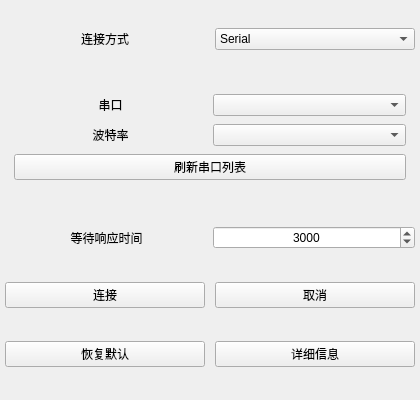
<?xml version="1.0" encoding="UTF-8"?>
<ui version="4.0">
 <class>ConnectDialog</class>
 <widget class="QWidget" name="ConnectDialog">
  <property name="geometry">
   <rect>
    <x>0</x>
    <y>0</y>
    <width>420</width>
    <height>400</height>
   </rect>
  </property>
  <property name="sizePolicy">
   <sizepolicy hsizetype="Preferred" vsizetype="Preferred">
    <horstretch>0</horstretch>
    <verstretch>0</verstretch>
   </sizepolicy>
  </property>
  <property name="windowTitle">
   <string>串口设置</string>
  </property>
  <property name="windowIcon">
   <iconset resource="../icon.qrc">
    <normaloff>:/icon/res/icon/connect.png</normaloff>:/icon/res/icon/connect.png</iconset>
  </property>
  <layout class="QVBoxLayout" name="verticalLayout">
   <property name="spacing">
    <number>10</number>
   </property>
   <property name="leftMargin">
    <number>5</number>
   </property>
   <property name="topMargin">
    <number>5</number>
   </property>
   <property name="rightMargin">
    <number>5</number>
   </property>
   <property name="bottomMargin">
    <number>5</number>
   </property>
   <item>
    <layout class="QHBoxLayout" name="horizontalLayout_6">
     <item>
      <widget class="QLabel" name="commPortLabel">
       <property name="sizePolicy">
        <sizepolicy hsizetype="Minimum" vsizetype="Minimum">
         <horstretch>0</horstretch>
         <verstretch>0</verstretch>
        </sizepolicy>
       </property>
       <property name="text">
        <string>连接方式</string>
       </property>
       <property name="alignment">
        <set>Qt::AlignCenter</set>
       </property>
      </widget>
     </item>
     <item>
      <widget class="QComboBox" name="commPortComboBox">
       <property name="sizePolicy">
        <sizepolicy hsizetype="Minimum" vsizetype="Maximum">
         <horstretch>0</horstretch>
         <verstretch>0</verstretch>
        </sizepolicy>
       </property>
       <item>
        <property name="text">
         <string>Serial</string>
        </property>
       </item>
       <item>
        <property name="text">
         <string>TCP Client</string>
        </property>
       </item>
      </widget>
     </item>
    </layout>
   </item>
   <item>
    <widget class="QStackedWidget" name="stackedWidget">
     <property name="sizePolicy">
      <sizepolicy hsizetype="Minimum" vsizetype="Maximum">
       <horstretch>0</horstretch>
       <verstretch>0</verstretch>
      </sizepolicy>
     </property>
     <property name="minimumSize">
      <size>
       <width>0</width>
       <height>110</height>
      </size>
     </property>
     <property name="maximumSize">
      <size>
       <width>16777215</width>
       <height>16777215</height>
      </size>
     </property>
     <property name="currentIndex">
      <number>0</number>
     </property>
     <widget class="QWidget" name="serialPage">
      <layout class="QVBoxLayout" name="verticalLayout_2">
       <item>
        <layout class="QHBoxLayout" name="horizontalLayout">
         <item>
          <widget class="QLabel" name="portLabel">
           <property name="sizePolicy">
            <sizepolicy hsizetype="Minimum" vsizetype="Minimum">
             <horstretch>0</horstretch>
             <verstretch>0</verstretch>
            </sizepolicy>
           </property>
           <property name="text">
            <string>串口</string>
           </property>
           <property name="alignment">
            <set>Qt::AlignCenter</set>
           </property>
          </widget>
         </item>
         <item>
          <widget class="QComboBox" name="portComboBox">
           <property name="sizePolicy">
            <sizepolicy hsizetype="Minimum" vsizetype="Maximum">
             <horstretch>0</horstretch>
             <verstretch>0</verstretch>
            </sizepolicy>
           </property>
          </widget>
         </item>
        </layout>
       </item>
       <item>
        <layout class="QHBoxLayout" name="horizontalLayout_2">
         <item>
          <widget class="QLabel" name="baudLabel">
           <property name="sizePolicy">
            <sizepolicy hsizetype="Minimum" vsizetype="Minimum">
             <horstretch>0</horstretch>
             <verstretch>0</verstretch>
            </sizepolicy>
           </property>
           <property name="text">
            <string>波特率</string>
           </property>
           <property name="alignment">
            <set>Qt::AlignCenter</set>
           </property>
          </widget>
         </item>
         <item>
          <widget class="QComboBox" name="baudComboBox">
           <property name="sizePolicy">
            <sizepolicy hsizetype="Minimum" vsizetype="Maximum">
             <horstretch>0</horstretch>
             <verstretch>0</verstretch>
            </sizepolicy>
           </property>
          </widget>
         </item>
        </layout>
       </item>
       <item>
        <widget class="QPushButton" name="detectButton">
         <property name="sizePolicy">
          <sizepolicy hsizetype="Minimum" vsizetype="Maximum">
           <horstretch>0</horstretch>
           <verstretch>0</verstretch>
          </sizepolicy>
         </property>
         <property name="layoutDirection">
          <enum>Qt::LeftToRight</enum>
         </property>
         <property name="text">
          <string>刷新串口列表</string>
         </property>
         <property name="icon">
          <iconset resource="../icon.qrc">
           <normaloff>:/icon/res/icon/load.png</normaloff>:/icon/res/icon/load.png</iconset>
         </property>
        </widget>
       </item>
      </layout>
     </widget>
     <widget class="QWidget" name="tcpPage">
      <layout class="QGridLayout" name="gridLayout_2">
       <item row="0" column="0">
        <layout class="QVBoxLayout" name="verticalLayout_3">
         <item>
          <layout class="QHBoxLayout" name="horizontalLayout_7">
           <item>
            <widget class="QLabel" name="IPLabel">
             <property name="sizePolicy">
              <sizepolicy hsizetype="Minimum" vsizetype="Maximum">
               <horstretch>0</horstretch>
               <verstretch>0</verstretch>
              </sizepolicy>
             </property>
             <property name="text">
              <string>IP</string>
             </property>
             <property name="alignment">
              <set>Qt::AlignCenter</set>
             </property>
            </widget>
           </item>
           <item>
            <widget class="QLineEdit" name="IPLineEdit">
             <property name="sizePolicy">
              <sizepolicy hsizetype="Minimum" vsizetype="Maximum">
               <horstretch>0</horstretch>
               <verstretch>0</verstretch>
              </sizepolicy>
             </property>
             <property name="text">
              <string>localhost</string>
             </property>
             <property name="alignment">
              <set>Qt::AlignCenter</set>
             </property>
            </widget>
           </item>
          </layout>
         </item>
         <item>
          <layout class="QHBoxLayout" name="horizontalLayout_8">
           <item>
            <widget class="QLabel" name="portLabel_2">
             <property name="sizePolicy">
              <sizepolicy hsizetype="Minimum" vsizetype="Maximum">
               <horstretch>0</horstretch>
               <verstretch>0</verstretch>
              </sizepolicy>
             </property>
             <property name="text">
              <string>端口号</string>
             </property>
             <property name="alignment">
              <set>Qt::AlignCenter</set>
             </property>
            </widget>
           </item>
           <item>
            <widget class="QLineEdit" name="portLineEdit">
             <property name="sizePolicy">
              <sizepolicy hsizetype="Minimum" vsizetype="Maximum">
               <horstretch>0</horstretch>
               <verstretch>0</verstretch>
              </sizepolicy>
             </property>
             <property name="text">
              <string>8888</string>
             </property>
             <property name="alignment">
              <set>Qt::AlignCenter</set>
             </property>
            </widget>
           </item>
          </layout>
         </item>
        </layout>
       </item>
      </layout>
     </widget>
    </widget>
   </item>
   <item>
    <layout class="QHBoxLayout" name="horizontalLayout_5" stretch="0,0">
     <property name="spacing">
      <number>5</number>
     </property>
     <item>
      <widget class="QLabel" name="label">
       <property name="sizePolicy">
        <sizepolicy hsizetype="Preferred" vsizetype="Minimum">
         <horstretch>0</horstretch>
         <verstretch>0</verstretch>
        </sizepolicy>
       </property>
       <property name="text">
        <string>等待响应时间</string>
       </property>
       <property name="alignment">
        <set>Qt::AlignCenter</set>
       </property>
      </widget>
     </item>
     <item>
      <widget class="QSpinBox" name="waitResponsespinBox">
       <property name="sizePolicy">
        <sizepolicy hsizetype="Minimum" vsizetype="Maximum">
         <horstretch>0</horstretch>
         <verstretch>0</verstretch>
        </sizepolicy>
       </property>
       <property name="alignment">
        <set>Qt::AlignCenter</set>
       </property>
       <property name="maximum">
        <number>10000</number>
       </property>
       <property name="value">
        <number>3000</number>
       </property>
      </widget>
     </item>
    </layout>
   </item>
   <item>
    <layout class="QHBoxLayout" name="horizontalLayout_3">
     <item>
      <widget class="QPushButton" name="setButton">
       <property name="sizePolicy">
        <sizepolicy hsizetype="Minimum" vsizetype="Maximum">
         <horstretch>0</horstretch>
         <verstretch>0</verstretch>
        </sizepolicy>
       </property>
       <property name="text">
        <string>连接</string>
       </property>
       <property name="icon">
        <iconset resource="../icon.qrc">
         <normaloff>:/icon/res/icon/connect.png</normaloff>:/icon/res/icon/connect.png</iconset>
       </property>
      </widget>
     </item>
     <item>
      <widget class="QPushButton" name="cancelButton">
       <property name="sizePolicy">
        <sizepolicy hsizetype="Minimum" vsizetype="Maximum">
         <horstretch>0</horstretch>
         <verstretch>0</verstretch>
        </sizepolicy>
       </property>
       <property name="text">
        <string>取消</string>
       </property>
       <property name="icon">
        <iconset resource="../icon.qrc">
         <normaloff>:/icon/res/icon/cancel.png</normaloff>:/icon/res/icon/cancel.png</iconset>
       </property>
      </widget>
     </item>
    </layout>
   </item>
   <item>
    <layout class="QHBoxLayout" name="horizontalLayout_4">
     <item>
      <widget class="QPushButton" name="defaultButton">
       <property name="sizePolicy">
        <sizepolicy hsizetype="Minimum" vsizetype="Maximum">
         <horstretch>0</horstretch>
         <verstretch>0</verstretch>
        </sizepolicy>
       </property>
       <property name="text">
        <string>恢复默认</string>
       </property>
       <property name="icon">
        <iconset resource="../icon.qrc">
         <normaloff>:/icon/res/icon/default.png</normaloff>:/icon/res/icon/default.png</iconset>
       </property>
      </widget>
     </item>
     <item>
      <widget class="QPushButton" name="detailButton">
       <property name="sizePolicy">
        <sizepolicy hsizetype="Minimum" vsizetype="Maximum">
         <horstretch>0</horstretch>
         <verstretch>0</verstretch>
        </sizepolicy>
       </property>
       <property name="text">
        <string>详细信息</string>
       </property>
       <property name="icon">
        <iconset resource="../icon.qrc">
         <normaloff>:/icon/res/icon/detail.png</normaloff>:/icon/res/icon/detail.png</iconset>
       </property>
      </widget>
     </item>
    </layout>
   </item>
  </layout>
 </widget>
 <resources>
  <include location="../icon.qrc"/>
 </resources>
 <connections/>
</ui>
